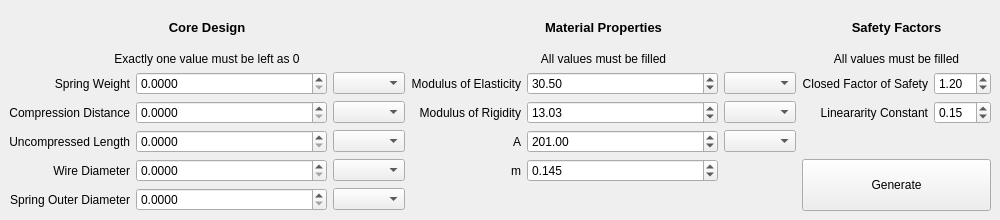
<?xml version="1.0" encoding="UTF-8"?>
<ui version="4.0">
 <class>MainWindow</class>
 <widget class="QMainWindow" name="MainWindow">
  <property name="geometry">
   <rect>
    <x>0</x>
    <y>0</y>
    <width>1000</width>
    <height>220</height>
   </rect>
  </property>
  <property name="sizePolicy">
   <sizepolicy hsizetype="Minimum" vsizetype="Minimum">
    <horstretch>0</horstretch>
    <verstretch>0</verstretch>
   </sizepolicy>
  </property>
  <property name="minimumSize">
   <size>
    <width>1000</width>
    <height>220</height>
   </size>
  </property>
  <property name="maximumSize">
   <size>
    <width>1000</width>
    <height>220</height>
   </size>
  </property>
  <property name="windowTitle">
   <string>Spring Configurator</string>
  </property>
  <widget class="QWidget" name="centralwidget">
   <layout class="QGridLayout" name="gridLayout">
    <item row="0" column="0">
     <layout class="QGridLayout" name="gridLayout_3">
      <item row="5" column="2">
       <widget class="QComboBox" name="cb_d">
        <property name="currentText">
         <string/>
        </property>
       </widget>
      </item>
      <item row="3" column="6">
       <widget class="QLabel" name="la_Xi">
        <property name="sizePolicy">
         <sizepolicy hsizetype="Minimum" vsizetype="Preferred">
          <horstretch>0</horstretch>
          <verstretch>0</verstretch>
         </sizepolicy>
        </property>
        <property name="toolTip">
         <string>&lt;html&gt;&lt;head/&gt;&lt;body&gt;&lt;p&gt;ξ, a variable that accounts for the precompression required for the spring to maintain a linear compression force. This is required because springs near the beginning or end of their compression range do not exhibit linear force properties.&lt;/p&gt;&lt;/body&gt;&lt;/html&gt;</string>
        </property>
        <property name="text">
         <string>Lineararity Constant</string>
        </property>
        <property name="alignment">
         <set>Qt::AlignRight|Qt::AlignTrailing|Qt::AlignVCenter</set>
        </property>
       </widget>
      </item>
      <item row="2" column="7">
       <widget class="QDoubleSpinBox" name="sb_ns">
        <property name="singleStep">
         <double>0.010000000000000</double>
        </property>
        <property name="value">
         <double>1.200000000000000</double>
        </property>
       </widget>
      </item>
      <item row="3" column="7">
       <widget class="QDoubleSpinBox" name="sb_Xi">
        <property name="singleStep">
         <double>0.010000000000000</double>
        </property>
        <property name="value">
         <double>0.150000000000000</double>
        </property>
       </widget>
      </item>
      <item row="4" column="5">
       <widget class="QComboBox" name="cb_A">
        <property name="currentText">
         <string/>
        </property>
       </widget>
      </item>
      <item row="2" column="6">
       <widget class="QLabel" name="la_ns">
        <property name="sizePolicy">
         <sizepolicy hsizetype="Minimum" vsizetype="Preferred">
          <horstretch>0</horstretch>
          <verstretch>0</verstretch>
         </sizepolicy>
        </property>
        <property name="toolTip">
         <string>&lt;html&gt;&lt;head/&gt;&lt;body&gt;&lt;p&gt;Resistance to force after full compression.&lt;/p&gt;&lt;/body&gt;&lt;/html&gt;</string>
        </property>
        <property name="text">
         <string>Closed Factor of Safety</string>
        </property>
        <property name="alignment">
         <set>Qt::AlignRight|Qt::AlignTrailing|Qt::AlignVCenter</set>
        </property>
       </widget>
      </item>
      <item row="5" column="0">
       <widget class="QLabel" name="la_d">
        <property name="sizePolicy">
         <sizepolicy hsizetype="Minimum" vsizetype="Preferred">
          <horstretch>0</horstretch>
          <verstretch>0</verstretch>
         </sizepolicy>
        </property>
        <property name="text">
         <string>Wire Diameter</string>
        </property>
        <property name="alignment">
         <set>Qt::AlignRight|Qt::AlignTrailing|Qt::AlignVCenter</set>
        </property>
       </widget>
      </item>
      <item row="2" column="1">
       <widget class="QDoubleSpinBox" name="sb_F">
        <property name="sizePolicy">
         <sizepolicy hsizetype="MinimumExpanding" vsizetype="Fixed">
          <horstretch>0</horstretch>
          <verstretch>0</verstretch>
         </sizepolicy>
        </property>
        <property name="decimals">
         <number>4</number>
        </property>
        <property name="maximum">
         <double>999.999900000000025</double>
        </property>
        <property name="singleStep">
         <double>0.100000000000000</double>
        </property>
        <property name="value">
         <double>0.000000000000000</double>
        </property>
       </widget>
      </item>
      <item row="4" column="1">
       <widget class="QDoubleSpinBox" name="sb_L">
        <property name="decimals">
         <number>4</number>
        </property>
        <property name="maximum">
         <double>999.999900000000025</double>
        </property>
        <property name="singleStep">
         <double>0.100000000000000</double>
        </property>
       </widget>
      </item>
      <item row="0" column="0" colspan="3">
       <widget class="QLabel" name="la_Design">
        <property name="sizePolicy">
         <sizepolicy hsizetype="Preferred" vsizetype="MinimumExpanding">
          <horstretch>0</horstretch>
          <verstretch>0</verstretch>
         </sizepolicy>
        </property>
        <property name="font">
         <font>
          <pointsize>10</pointsize>
          <weight>75</weight>
          <bold>true</bold>
         </font>
        </property>
        <property name="text">
         <string>Core Design</string>
        </property>
        <property name="textFormat">
         <enum>Qt::AutoText</enum>
        </property>
        <property name="alignment">
         <set>Qt::AlignCenter</set>
        </property>
       </widget>
      </item>
      <item row="2" column="0">
       <widget class="QLabel" name="la_F">
        <property name="sizePolicy">
         <sizepolicy hsizetype="Minimum" vsizetype="Preferred">
          <horstretch>0</horstretch>
          <verstretch>0</verstretch>
         </sizepolicy>
        </property>
        <property name="text">
         <string>Spring Weight</string>
        </property>
        <property name="alignment">
         <set>Qt::AlignRight|Qt::AlignTrailing|Qt::AlignVCenter</set>
        </property>
       </widget>
      </item>
      <item row="2" column="2">
       <widget class="QComboBox" name="cb_F">
        <property name="currentText">
         <string/>
        </property>
        <property name="currentIndex">
         <number>-1</number>
        </property>
       </widget>
      </item>
      <item row="3" column="1">
       <widget class="QDoubleSpinBox" name="sb_Y">
        <property name="decimals">
         <number>4</number>
        </property>
        <property name="maximum">
         <double>999.999900000000025</double>
        </property>
        <property name="singleStep">
         <double>0.100000000000000</double>
        </property>
       </widget>
      </item>
      <item row="2" column="3">
       <widget class="QLabel" name="la_E">
        <property name="sizePolicy">
         <sizepolicy hsizetype="Minimum" vsizetype="Preferred">
          <horstretch>0</horstretch>
          <verstretch>0</verstretch>
         </sizepolicy>
        </property>
        <property name="text">
         <string>Modulus of Elasticity</string>
        </property>
        <property name="alignment">
         <set>Qt::AlignRight|Qt::AlignTrailing|Qt::AlignVCenter</set>
        </property>
       </widget>
      </item>
      <item row="3" column="2">
       <widget class="QComboBox" name="cb_Y">
        <property name="currentText">
         <string/>
        </property>
       </widget>
      </item>
      <item row="4" column="2">
       <widget class="QComboBox" name="cb_L">
        <property name="currentText">
         <string/>
        </property>
       </widget>
      </item>
      <item row="2" column="5">
       <widget class="QComboBox" name="cb_E">
        <property name="currentText">
         <string/>
        </property>
       </widget>
      </item>
      <item row="3" column="0">
       <widget class="QLabel" name="la_Y">
        <property name="sizePolicy">
         <sizepolicy hsizetype="Minimum" vsizetype="Preferred">
          <horstretch>0</horstretch>
          <verstretch>0</verstretch>
         </sizepolicy>
        </property>
        <property name="text">
         <string>Compression Distance</string>
        </property>
        <property name="alignment">
         <set>Qt::AlignRight|Qt::AlignTrailing|Qt::AlignVCenter</set>
        </property>
       </widget>
      </item>
      <item row="5" column="3">
       <widget class="QLabel" name="la_m">
        <property name="sizePolicy">
         <sizepolicy hsizetype="Minimum" vsizetype="Preferred">
          <horstretch>0</horstretch>
          <verstretch>0</verstretch>
         </sizepolicy>
        </property>
        <property name="toolTip">
         <string>&lt;html&gt;&lt;head/&gt;&lt;body&gt;&lt;p&gt;Constant for relating wire diameter to minimum tensile strength.&lt;/p&gt;&lt;/body&gt;&lt;/html&gt;</string>
        </property>
        <property name="text">
         <string>m</string>
        </property>
        <property name="alignment">
         <set>Qt::AlignRight|Qt::AlignTrailing|Qt::AlignVCenter</set>
        </property>
       </widget>
      </item>
      <item row="2" column="4">
       <widget class="QDoubleSpinBox" name="sb_E">
        <property name="sizePolicy">
         <sizepolicy hsizetype="MinimumExpanding" vsizetype="Fixed">
          <horstretch>0</horstretch>
          <verstretch>0</verstretch>
         </sizepolicy>
        </property>
        <property name="maximum">
         <double>999.990000000000009</double>
        </property>
        <property name="value">
         <double>30.500000000000000</double>
        </property>
       </widget>
      </item>
      <item row="3" column="5">
       <widget class="QComboBox" name="cb_G">
        <property name="currentText">
         <string/>
        </property>
       </widget>
      </item>
      <item row="3" column="3">
       <widget class="QLabel" name="la_G">
        <property name="sizePolicy">
         <sizepolicy hsizetype="Minimum" vsizetype="Preferred">
          <horstretch>0</horstretch>
          <verstretch>0</verstretch>
         </sizepolicy>
        </property>
        <property name="text">
         <string>Modulus of Rigidity</string>
        </property>
        <property name="alignment">
         <set>Qt::AlignRight|Qt::AlignTrailing|Qt::AlignVCenter</set>
        </property>
       </widget>
      </item>
      <item row="4" column="3">
       <widget class="QLabel" name="la_A">
        <property name="sizePolicy">
         <sizepolicy hsizetype="Minimum" vsizetype="Preferred">
          <horstretch>0</horstretch>
          <verstretch>0</verstretch>
         </sizepolicy>
        </property>
        <property name="toolTip">
         <string>&lt;html&gt;&lt;head/&gt;&lt;body&gt;&lt;p&gt;Constant for relating wire diameter to minimum tensile strength.&lt;/p&gt;&lt;/body&gt;&lt;/html&gt;</string>
        </property>
        <property name="text">
         <string>A</string>
        </property>
        <property name="alignment">
         <set>Qt::AlignRight|Qt::AlignTrailing|Qt::AlignVCenter</set>
        </property>
       </widget>
      </item>
      <item row="3" column="4">
       <widget class="QDoubleSpinBox" name="sb_G">
        <property name="sizePolicy">
         <sizepolicy hsizetype="MinimumExpanding" vsizetype="Fixed">
          <horstretch>0</horstretch>
          <verstretch>0</verstretch>
         </sizepolicy>
        </property>
        <property name="maximum">
         <double>999.990000000000009</double>
        </property>
        <property name="value">
         <double>13.029999999999999</double>
        </property>
       </widget>
      </item>
      <item row="4" column="0">
       <widget class="QLabel" name="la_L">
        <property name="sizePolicy">
         <sizepolicy hsizetype="Minimum" vsizetype="Preferred">
          <horstretch>0</horstretch>
          <verstretch>0</verstretch>
         </sizepolicy>
        </property>
        <property name="text">
         <string>Uncompressed Length</string>
        </property>
        <property name="alignment">
         <set>Qt::AlignRight|Qt::AlignTrailing|Qt::AlignVCenter</set>
        </property>
       </widget>
      </item>
      <item row="5" column="4">
       <widget class="QDoubleSpinBox" name="sb_m">
        <property name="sizePolicy">
         <sizepolicy hsizetype="MinimumExpanding" vsizetype="Fixed">
          <horstretch>0</horstretch>
          <verstretch>0</verstretch>
         </sizepolicy>
        </property>
        <property name="decimals">
         <number>3</number>
        </property>
        <property name="maximum">
         <double>1.000000000000000</double>
        </property>
        <property name="singleStep">
         <double>0.001000000000000</double>
        </property>
        <property name="value">
         <double>0.145000000000000</double>
        </property>
       </widget>
      </item>
      <item row="0" column="3" colspan="3">
       <widget class="QLabel" name="la_Materials">
        <property name="sizePolicy">
         <sizepolicy hsizetype="Preferred" vsizetype="MinimumExpanding">
          <horstretch>0</horstretch>
          <verstretch>0</verstretch>
         </sizepolicy>
        </property>
        <property name="font">
         <font>
          <pointsize>10</pointsize>
          <weight>75</weight>
          <bold>true</bold>
         </font>
        </property>
        <property name="text">
         <string>Material Properties</string>
        </property>
        <property name="textFormat">
         <enum>Qt::AutoText</enum>
        </property>
        <property name="alignment">
         <set>Qt::AlignCenter</set>
        </property>
       </widget>
      </item>
      <item row="5" column="1">
       <widget class="QDoubleSpinBox" name="sb_d">
        <property name="decimals">
         <number>4</number>
        </property>
        <property name="maximum">
         <double>999.999900000000025</double>
        </property>
        <property name="singleStep">
         <double>0.100000000000000</double>
        </property>
       </widget>
      </item>
      <item row="4" column="4">
       <widget class="QDoubleSpinBox" name="sb_A">
        <property name="sizePolicy">
         <sizepolicy hsizetype="MinimumExpanding" vsizetype="Fixed">
          <horstretch>0</horstretch>
          <verstretch>0</verstretch>
         </sizepolicy>
        </property>
        <property name="maximum">
         <double>999.990000000000009</double>
        </property>
        <property name="value">
         <double>201.000000000000000</double>
        </property>
       </widget>
      </item>
      <item row="0" column="6" colspan="2">
       <widget class="QLabel" name="la_Safety">
        <property name="sizePolicy">
         <sizepolicy hsizetype="Preferred" vsizetype="MinimumExpanding">
          <horstretch>0</horstretch>
          <verstretch>0</verstretch>
         </sizepolicy>
        </property>
        <property name="font">
         <font>
          <pointsize>10</pointsize>
          <weight>75</weight>
          <bold>true</bold>
         </font>
        </property>
        <property name="text">
         <string>Safety Factors</string>
        </property>
        <property name="textFormat">
         <enum>Qt::AutoText</enum>
        </property>
        <property name="alignment">
         <set>Qt::AlignCenter</set>
        </property>
       </widget>
      </item>
      <item row="6" column="0">
       <widget class="QLabel" name="la_OD">
        <property name="sizePolicy">
         <sizepolicy hsizetype="Minimum" vsizetype="Preferred">
          <horstretch>0</horstretch>
          <verstretch>0</verstretch>
         </sizepolicy>
        </property>
        <property name="text">
         <string>Spring Outer Diameter</string>
        </property>
        <property name="alignment">
         <set>Qt::AlignRight|Qt::AlignTrailing|Qt::AlignVCenter</set>
        </property>
       </widget>
      </item>
      <item row="6" column="2">
       <widget class="QComboBox" name="cb_OD">
        <property name="currentText">
         <string/>
        </property>
       </widget>
      </item>
      <item row="6" column="1">
       <widget class="QDoubleSpinBox" name="sb_OD">
        <property name="decimals">
         <number>4</number>
        </property>
        <property name="maximum">
         <double>999.999900000000025</double>
        </property>
        <property name="singleStep">
         <double>0.100000000000000</double>
        </property>
       </widget>
      </item>
      <item row="1" column="6" colspan="2">
       <widget class="QLabel" name="la_F_4">
        <property name="sizePolicy">
         <sizepolicy hsizetype="Minimum" vsizetype="Minimum">
          <horstretch>0</horstretch>
          <verstretch>0</verstretch>
         </sizepolicy>
        </property>
        <property name="text">
         <string>All values must be filled</string>
        </property>
        <property name="alignment">
         <set>Qt::AlignCenter</set>
        </property>
       </widget>
      </item>
      <item row="1" column="3" colspan="3">
       <widget class="QLabel" name="la_Material_Instructions">
        <property name="sizePolicy">
         <sizepolicy hsizetype="Minimum" vsizetype="Minimum">
          <horstretch>0</horstretch>
          <verstretch>0</verstretch>
         </sizepolicy>
        </property>
        <property name="text">
         <string>All values must be filled</string>
        </property>
        <property name="alignment">
         <set>Qt::AlignCenter</set>
        </property>
       </widget>
      </item>
      <item row="1" column="0" colspan="3">
       <widget class="QLabel" name="la_Design_Instructions">
        <property name="sizePolicy">
         <sizepolicy hsizetype="Minimum" vsizetype="Minimum">
          <horstretch>0</horstretch>
          <verstretch>0</verstretch>
         </sizepolicy>
        </property>
        <property name="text">
         <string>Exactly one value must be left as 0</string>
        </property>
        <property name="alignment">
         <set>Qt::AlignCenter</set>
        </property>
       </widget>
      </item>
      <item row="5" column="6" rowspan="2" colspan="2">
       <widget class="QPushButton" name="btn_Generate">
        <property name="sizePolicy">
         <sizepolicy hsizetype="Minimum" vsizetype="Minimum">
          <horstretch>0</horstretch>
          <verstretch>0</verstretch>
         </sizepolicy>
        </property>
        <property name="text">
         <string>Generate</string>
        </property>
       </widget>
      </item>
     </layout>
    </item>
   </layout>
  </widget>
 </widget>
 <resources/>
 <connections/>
</ui>
